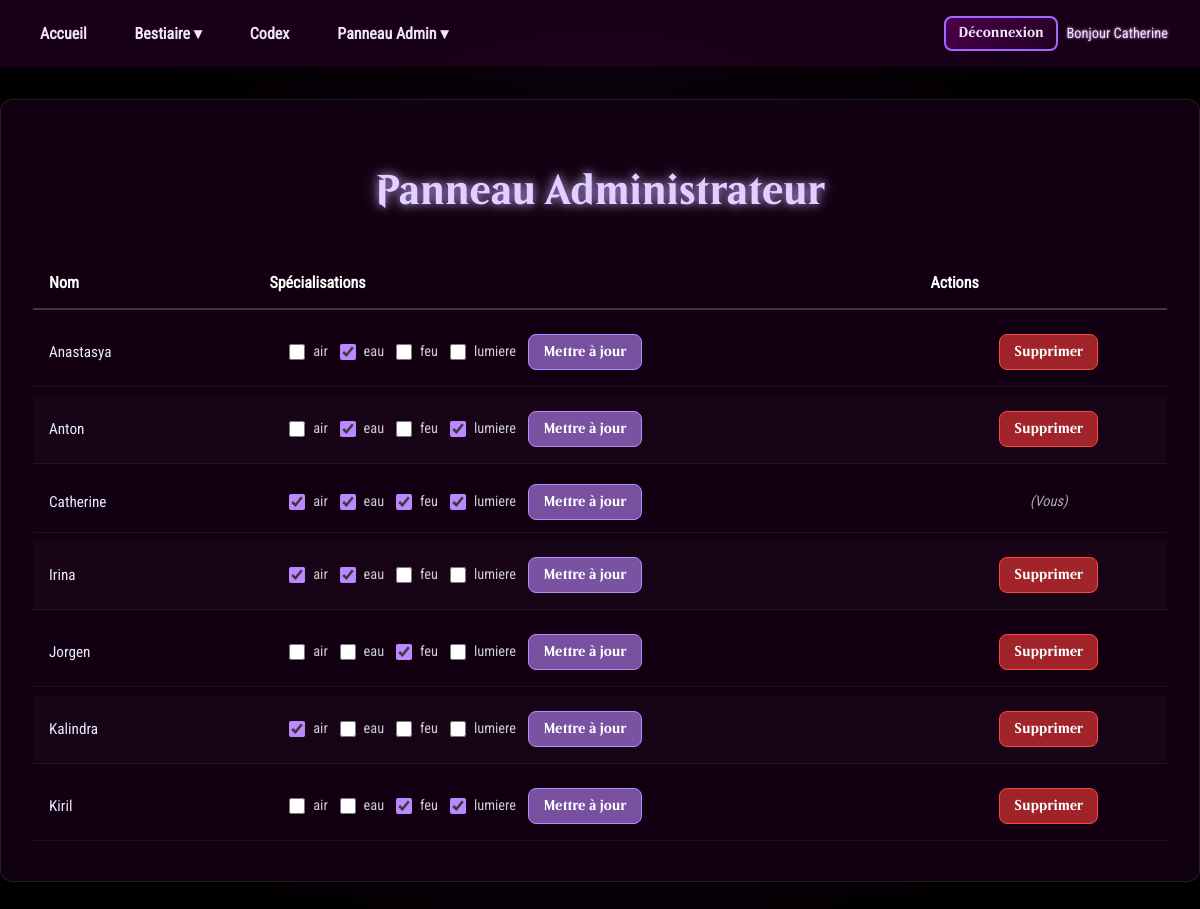
/panneau_admin.php (signed in), run on the app's committed database.
### tables this page shows
CREATE TABLE `users` (
  `id` int NOT NULL,
  `nom` varchar(255) NOT NULL,
  `specialisation` varchar(255) DEFAULT NULL,
  `role_id` int NOT NULL,
  `password` varchar(255) NOT NULL
);

CREATE TABLE `elements` (
  `id` int NOT NULL,
  `type` varchar(255) NOT NULL
);

### panneau_admin.php (the view, shortened to what this page needs)
<?php
include("essentiel.php");
include("nav.php");
try {
    $elementsStmt = $bdd->query("SELECT id, type FROM elements ORDER BY type");
    $allElements = $elementsStmt->fetchAll(PDO::FETCH_ASSOC);
} catch (\PDOException $e) {
    die("Erreur SQL (éléments) : " . $e->getMessage());
}
try {
    $usersStmt = $bdd->query("
        SELECT
          u.id,
          u.nom,
          u.role_id,
          GROUP_CONCAT(ue.element_id) AS current_elems
        FROM users AS u
        LEFT JOIN user_elements AS ue
          ON ue.user_id = u.id
        GROUP BY u.id, u.nom, u.role_id
        ORDER BY u.nom
    ");
    $allUsers = $usersStmt->fetchAll(PDO::FETCH_ASSOC);
} catch (\PDOException $e) {
    die("Erreur SQL (utilisateurs) : " . $e->getMessage());
}
?>
<!DOCTYPE html>
<html lang="fr">
<head>
  <link rel="stylesheet" href="/assets/css/style.css">
</head>
<body>
  <div class="admin-panel">
    <h1 class="admin-panel__title">Panneau Administrateur</h1>
    <div class="admin-panel__grid-header">
      <div class="admin-panel__cell admin-panel__cell--name"><strong>Nom</strong></div>
      <div class="admin-panel__cell admin-panel__cell--spec"><strong>Spécialisations</strong></div>
      <div class="admin-panel__cell admin-panel__cell--actions"><strong>Actions</strong></div>
    </div>
    <?php foreach ($allUsers as $user):
        $currentSpecs = [];
        if (!empty($user['current_elems'])) {
            $currentSpecs = explode(',', $user['current_elems']);
        }
    ?>
      <div class="admin-panel__grid-row">
        <div class="admin-panel__cell admin-panel__cell--name">
          <?= htmlspecialchars($user['nom'], ENT_QUOTES) ?>
        </div>
        <div class="admin-panel__cell admin-panel__cell--spec">
          <form method="post" action="panneau_admin.php" class="form-spec">
            <div class="form-spec__list">
              <?php foreach ($allElements as $el):
                  $checked = in_array((string)$el['id'], $currentSpecs, true) ? 'checked' : '';
              ?>
                <label class="form-spec__label">
                  <input
                    type="checkbox"
                    name="elements_<?= (int)$user['id'] ?>[]"
                    value="<?= (int)$el['id'] ?>"
                    <?= $checked ?>
                  >
                  <?= htmlspecialchars($el['type'], ENT_QUOTES) ?>
                </label>
              <?php endforeach; ?>
            </div>
            <button type="submit" name="updateUser" class="btn btn--update">Mettre à jour</button>
          </form>
        </div>
        <div class="admin-panel__cell admin-panel__cell--actions">
          <?php if ((int)$user['id'] !== (int)$_SESSION['user_id']): ?>
            <form method="post" action="panneau_admin.php" class="form-delete" onsubmit="return confirm('Supprimer cet utilisateur ?');">
              <button type="submit" name="deleteUser" class="btn btn--delete">Supprimer</button>
            </form>
          <?php else: ?>
            <span class="admin-panel__you">(Vous)</span>
          <?php endif; ?>
        </div>
      </div>
    <?php endforeach; ?>
  </div>
</body>
</html>

### nav.php (shortened to what this page needs)
<!DOCTYPE html>
<html lang="fr">
<head>
  <link rel="stylesheet" href="assets/css/style.css">
</head>
<body>
  <header class="container">
    <nav>
      <ul class="navbar-main">
        <li><a href="index.php">Accueil</a></li>
        <li class="dropdown">
          <a href="bestiaire.php">Bestiaire&nbsp;&#9662;</a>
        </li>
        <li><a href="codex.php">Codex</a></li>
        <?php if (isset($_SESSION['role_id']) && $_SESSION['role_id'] == 2): ?>
          <li class="dropdown">
            <a href="panneau_admin.php">Panneau Admin&nbsp;&#9662;</a>
          </li>
        <?php endif; ?>
      </ul>
    </nav>
    <div class="navbar-user">
      <ul>
        <li>
          <?php if (isset($_SESSION['user_id'])): ?>
            <form action="deconexion.php" method="post">
              <button type="submit" class="btn-magique">Déconnexion</button>
            </form>
            <p>Bonjour <?= htmlspecialchars($_SESSION['nom'] ?? 'Invité') ?></p>
          <?php else: ?>
            <a href="connexion.php" class="btn-magique">Connexion</a>
            <p>Bonjour Invité</p>
          <?php endif; ?>
        </li>
      </ul>
    </div>
  </header>
</body>
</html>

### assets/css/style.css (style rules this page uses)
* { box-sizing: border-box; }
body { margin: 0; padding: 0; background: radial-gradient(circle at center, #1a001a 0%, #000000 80%); color: #f0e6f6; font-family: "roboto"; line-height: 1.6; }
h1, h2, h3, h4, h5, h6 { font-family: "magic"; color: #d9b3ff; text-align: center; margin-bottom: 1rem; text-shadow: 0 0 5px #d9b3ff, 0 0 10px #d9b3ff, 0 0 15px rgba(187, 136, 255, 0.6); }
a { color: #a67eff; text-decoration: none; }
button, .btn-magique { background: linear-gradient(135deg, #4b004b, #220022); border: 2px solid #a366ff; padding: 0.5rem 1rem; font-family: "magic"; font-weight: 700; color: #f0e6f6; border-radius: 0.5rem; cursor: pointer; transition: background 0.3s ease, box-shadow 0.3s ease, transform 0.2s ease; }
header.container { background: rgba(30, 0, 30, 0.8); padding: 1rem 2rem; box-shadow: 0 2px 5px rgba(0, 0, 0, 0.4); display: flex; align-items: center; }
.navbar-main { display: flex; align-items: center; gap: 2rem; list-style: none; margin: 0; padding: 0; }
.navbar-main li { position: relative; }
.navbar-main li a { font-weight: 700; color: #f0e6f6; text-decoration: none; padding: 0.25rem 0.5rem; transition: color 0.3s ease, text-shadow 0.3s ease; }
.dropdown { position: relative; }
.navbar-user { margin-left: auto; display: flex; align-items: center; }
.navbar-user ul { list-style: none; margin: 0; padding: 0; display: flex; align-items: center; gap: 1rem; }
.navbar-user ul li { display: flex; align-items: center; gap: 0.5rem; }
.navbar-user ul li p { margin: 0; font-size: 0.9rem; color: #f0e6f6; text-shadow: 0 0 3px #d9b3ff; }
.navbar-user ul li a.btn-magique, .navbar-user ul li form > button { font-size: 0.9rem; padding: 0.4rem 0.8rem; }
.admin-panel { width: 100%; max-width: 1200px; margin: 2rem auto; padding: 2rem; background: #120012; border: 1px solid rgba(255, 255, 255, 0.1); border-radius: 0.8rem; box-shadow: 0 4px 20px rgba(0, 0, 0, 0.7), inset 0 0 10px rgba(0, 0, 0, 0.3); }
.admin-panel__title { font-size: 2.6rem; text-align: center; color: #e0d0ff; margin-bottom: 2rem; text-shadow: 0 0 8px rgba(187, 136, 255, 0.8), 0 0 16px rgba(255, 255, 255, 0.4); }
.admin-panel__grid-header, .admin-panel__grid-row { display: grid; grid-template-columns: 1fr 3fr 1fr; align-items: center; padding: 0.75rem 1rem; }
.admin-panel__grid-header { border-bottom: 2px solid rgba(255, 255, 255, 0.2); margin-bottom: 0.5rem; }
.admin-panel__grid-header .admin-panel__cell { color: #fff; font-size: 1rem; font-weight: 600; }
.admin-panel__grid-row { border-bottom: 1px solid rgba(255, 255, 255, 0.05); margin-bottom: 0.5rem; }
.admin-panel__grid-row:nth-child(even) { background: rgba(255, 255, 255, 0.02); }
.admin-panel__grid-row .admin-panel__cell { color: #eaeaff; font-size: 0.95rem; padding: 0.25rem 0; }
.admin-panel__grid-row .admin-panel__cell--name { padding-right: 1rem; word-break: break-word; }
.admin-panel__grid-row .admin-panel__cell--spec { padding: 0 1rem; }
.admin-panel__grid-row .admin-panel__cell--actions { display: flex; justify-content: center; padding-left: 1rem; }
.admin-panel__you { font-style: italic; color: #aaa; font-size: 0.9rem; }
.form-spec { display: flex; flex-wrap: wrap; align-items: center; gap: 0.75rem; }
.form-spec__list { display: flex; flex-wrap: wrap; gap: 0.5rem; }
.form-spec__label { display: flex; align-items: center; gap: 0.3rem; font-size: 0.9rem; color: #ccc; }
.form-spec__label input[type=checkbox] { width: 1rem; height: 1rem; accent-color: #bb88ff; }
.form-spec .btn--update { font-size: 0.9rem; padding: 0.5rem 0.9rem; background: rgba(187, 136, 255, 0.6); border: 1px solid #bb88ff; color: #fff; transition: background 0.3s ease, box-shadow 0.3s ease; }
.form-delete .btn--delete { font-size: 0.9rem; padding: 0.5rem 0.9rem; background: rgba(220, 50, 50, 0.7); border: 1px solid #ff4444; color: #fff; transition: background 0.3s ease, box-shadow 0.3s ease; }

### data on the page
users: nom "Anastasya"
elements: type "air"
elements: type "eau"
elements: type "feu"
elements: type "lumiere"
users: nom "Anton"
users: nom "Catherine", shows "(Vous)"
users: nom "Irina"
users: nom "Jorgen"
users: nom "Kalindra"
users: nom "Kiril"

### other printed values
$_SESSION['nom'] "Catherine"
